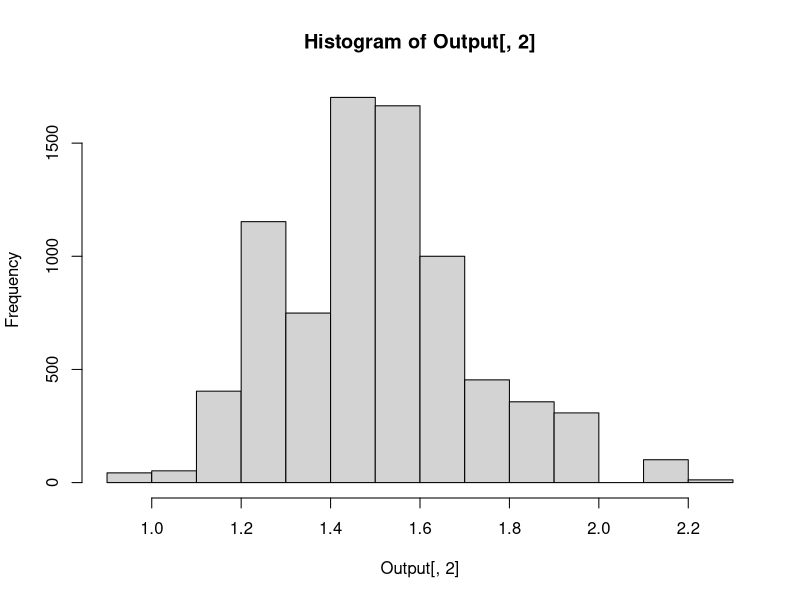

R code for this plot:
a = c(1)

rm(list=ls())
set.seed(1)

# let's simulate some data - two coefficients
nobs = 200
X = matrix(rnorm(nobs * 2), nrow = nobs, ncol = 2)
beta_true = c(1,2)
Y = rbinom(nobs, 1, prob = plogis(X %*% beta_true) )

# prior parameters
mu_0 = c(0,0)
c = 1


# test by fitting traditional logistic regression
m0 = glm(Y ~ X, family = binomial)
summary(m0)

logpost = function(beta_curr, dat) {
  t(X %*% beta_curr) %*% dat - sum(log(1 + exp(X %*% beta_curr))) - .5/c * crossprod(beta_curr)
}

# simulate from multivariate normal


# random walk model
nIter = 10000
lsig = 1

# initialize parameters
beta_curr = c(0,0)
logpi_curr = logpost(beta_curr, dat = Y)

# keep track of results here
Res = array(NA, dim = c(nIter, 2))

for (k in 1:nIter) {
  beta_prop = beta_curr + exp(lsig) * rnorm(2)
  logpi_prop = logpost(beta_prop, dat = Y)
  acc = min(1, exp(logpi_prop - logpi_curr) )
  if (runif(1) < acc) {
    # set beta to the proposed beta
    beta_curr = beta_prop
    logpi_curr = logpi_prop
  }
  Res[k,] = beta_curr
}
Output = Res[2001:nIter,]
hist(Output[,2])


# sim from MVN
mu=c(1,2)
Sigma=matrix(c(1,0.9,0.9,1),2,2,byrow=T)
d=length(mu)
L=t(chol(Sigma)); Z=rnorm(d,0,1)
X=mu+L%*%Z